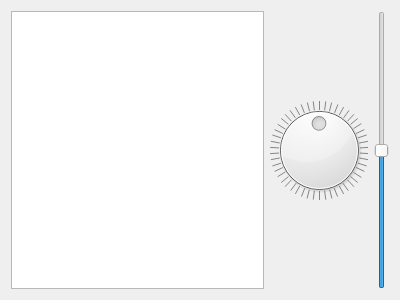
<?xml version="1.0" encoding="UTF-8"?>
<ui version="4.0">
 <class>SineViewer</class>
 <widget class="QWidget" name="SineViewer">
  <property name="geometry">
   <rect>
    <x>0</x>
    <y>0</y>
    <width>400</width>
    <height>300</height>
   </rect>
  </property>
  <property name="windowTitle">
   <string>Form</string>
  </property>
  <layout class="QHBoxLayout" name="horizontalLayout">
   <item>
    <widget class="QPlainTextEdit" name="plainTextEdit"/>
   </item>
   <item>
    <widget class="QDial" name="dial">
     <property name="minimum">
      <number>-100</number>
     </property>
     <property name="maximum">
      <number>100</number>
     </property>
     <property name="pageStep">
      <number>0</number>
     </property>
     <property name="wrapping">
      <bool>true</bool>
     </property>
     <property name="notchesVisible">
      <bool>true</bool>
     </property>
    </widget>
   </item>
   <item>
    <widget class="QSlider" name="verticalSlider">
     <property name="minimum">
      <number>-100</number>
     </property>
     <property name="maximum">
      <number>100</number>
     </property>
     <property name="pageStep">
      <number>1</number>
     </property>
     <property name="orientation">
      <enum>Qt::Vertical</enum>
     </property>
    </widget>
   </item>
  </layout>
 </widget>
 <resources/>
 <connections/>
</ui>
